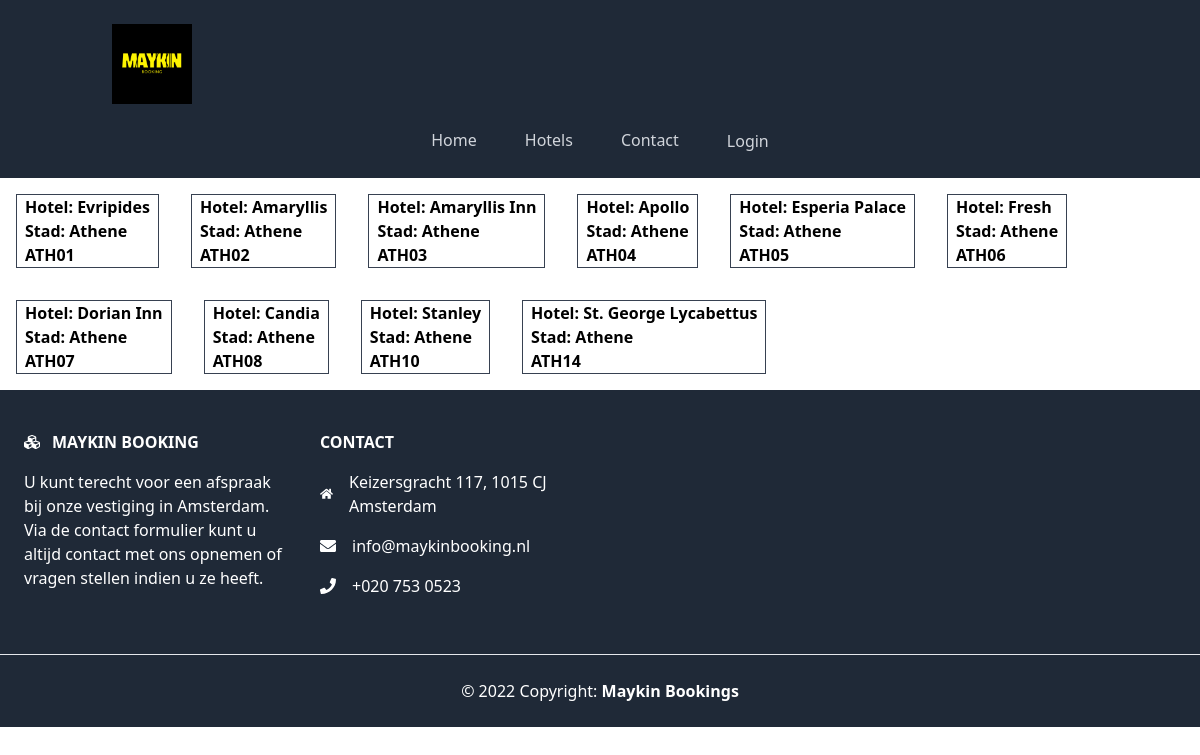
The page /stad/Athene on the database its author committed.
### base/models.py (models this page shows, shortened)
class Hotel(models.Model):
    city = models.ForeignKey(City, related_name='test', on_delete=models.CASCADE)
    hotel_id = models.CharField(max_length=100)
    hotel_name = models.CharField(max_length=100)

class City(models.Model):
    city_id = models.CharField(max_length=100)
    city_name = models.CharField(max_length=100)

### base/views.py (the view)
# urls.py: path('stad/<str:city_name>', Stad.as_view(), name='stad'),
class Stad(generic.ListView):
    model = Hotel
    template_name = 'stad.html'
    context_object_name = 'data'
    def get_context_data(self, **kwargs):
        context = super().get_context_data(**kwargs)
        context['data'] = Hotel.objects.filter(city__city_name=self.kwargs['city_name'])
        return context

### templates/stad.html (shortened to what this page needs)
<!DOCTYPE html>
{% load static %}
<html lang="en">
  <head>
    <script src="https://cdn.tailwindcss.com"></script>
  </head>
<body>
    {% include 'components/header.html'%}
<div class="flex flex-wrap w-auto">
    {% for item in data%}
    <div class="h-full w-auto border  border-gray-700 px-2 m-4 hover:bg-sky-400 font-bold">
        <h1 class="">Hotel: {{item.hotel_name}}</h1>
        <p>Stad: {{item.city.city_name}}</p>
        <p>{{item.hotel_id}}</p>
    </div>
    {% endfor %}
</div>
    {% include 'components/footer.html'%}
</body>

### rows shown on the page
Hotel: hotel_name "Evripides", city.city_name "Athene", hotel_id "ATH01"
Hotel: hotel_name "Amaryllis", city.city_name "Athene", hotel_id "ATH02"
Hotel: hotel_name "Amaryllis Inn", city.city_name "Athene", hotel_id "ATH03"
Hotel: hotel_name "Apollo", city.city_name "Athene", hotel_id "ATH04"
Hotel: hotel_name "Esperia Palace", city.city_name "Athene", hotel_id "ATH05"
Hotel: hotel_name "Fresh", city.city_name "Athene", hotel_id "ATH06"
Hotel: hotel_name "Dorian Inn", city.city_name "Athene", hotel_id "ATH07"
Hotel: hotel_name "Candia", city.city_name "Athene", hotel_id "ATH08"
Hotel: hotel_name "Stanley", city.city_name "Athene", hotel_id "ATH10"
Hotel: hotel_name "St. George Lycabettus", city.city_name "Athene", hotel_id "ATH14"
